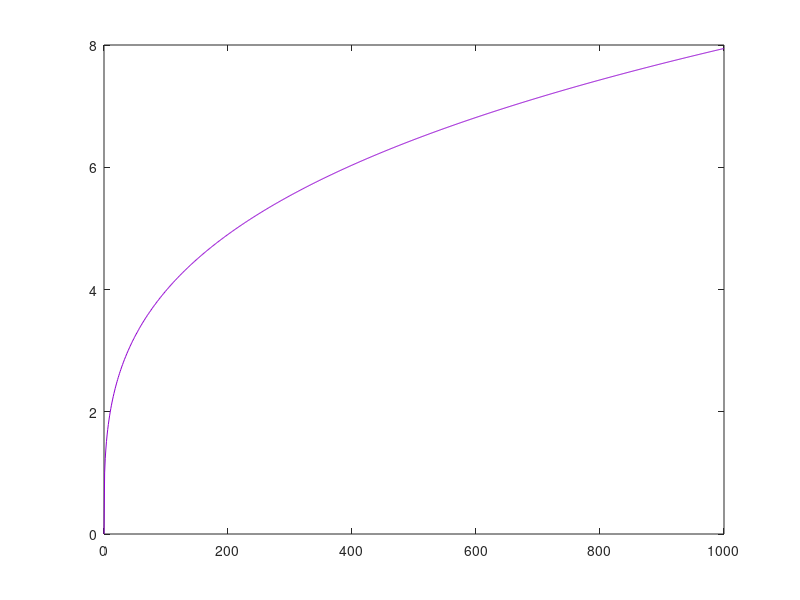

Here is the MATLAB script that generated this plot: (Note: this script raises an error after producing the figure.)
function [h] = plot_loudness_intensity()
%PLOT_LOUDNESS_INTENSITY Plot relationship between intensity and loudness.
%   

h = figure('Position',[165.0000  124.3333  921.3333  342.0000]);
x = 0:1000; plot(x,x.^.3,'Color',[144 0 208]./255); makeFig4Screen;
hold on;
x1 = 10; plot([x1 x1],[0 x1.^.3],'k--'); plot([0 x1],[x1.^.3 x1.^.3],'k--');
x1 = 100; plot([x1 x1],[0 x1.^.3],'k--'); plot([0 x1],[x1.^.3 x1.^.3],'k--');
x1 = 1000; plot([x1 x1],[0 x1.^.3],'k--'); plot([0 x1],[x1.^.3 x1.^.3],'k--');
